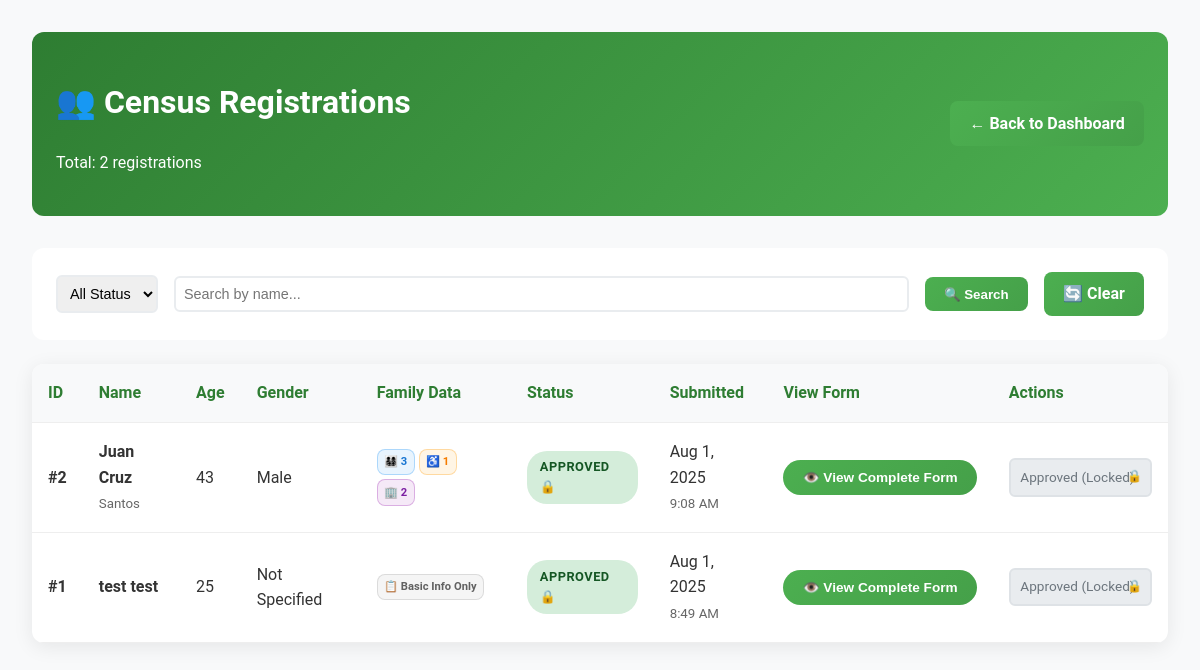
The app's page /admin/view-resident-registrations.php (signed in), older data.
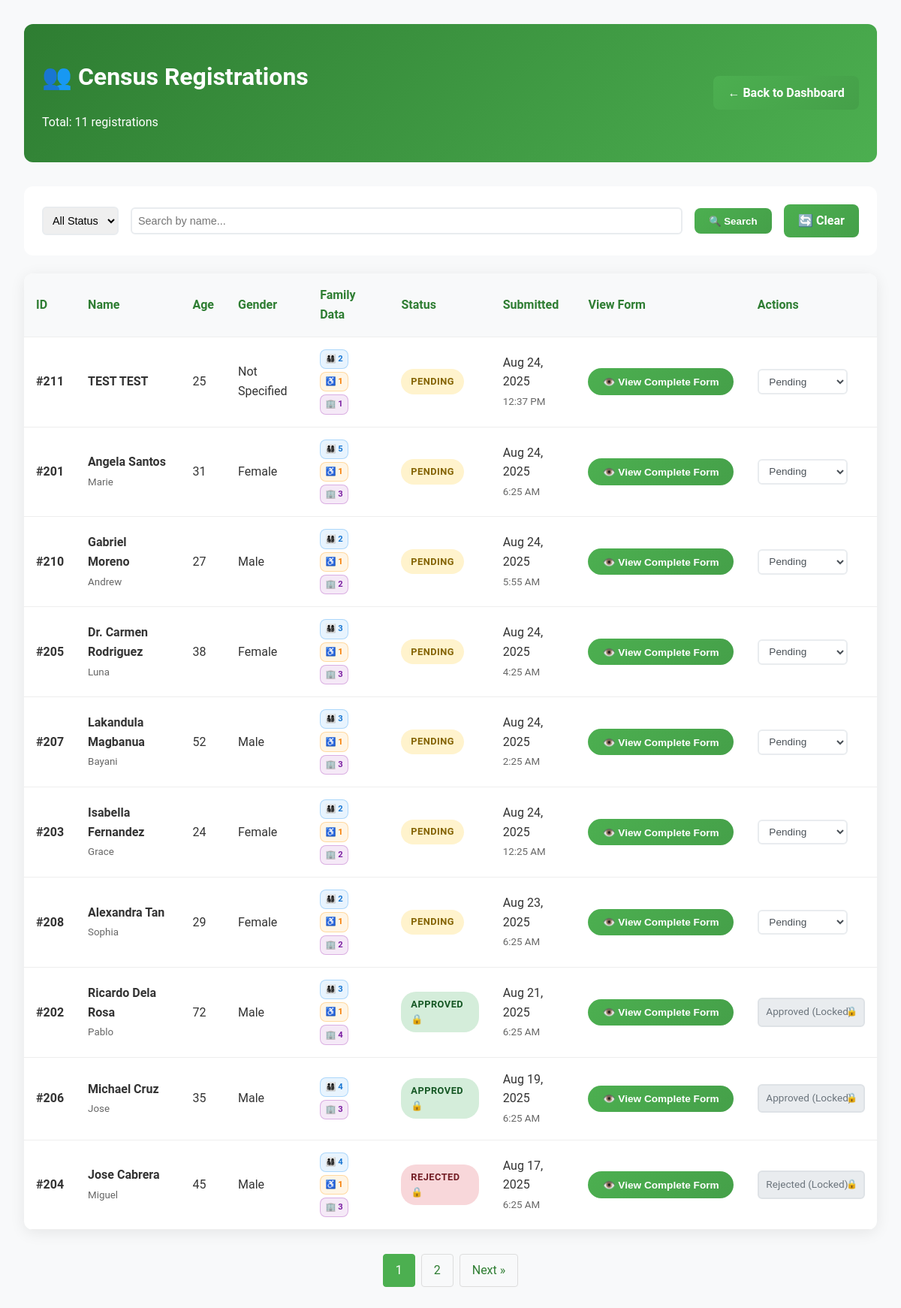
The same page, newer data.
### tables this page shows
CREATE TABLE `resident_registrations` (
  `id` int(11) NOT NULL,
  `first_name` varchar(100) NOT NULL,
  `middle_name` varchar(100) DEFAULT NULL,
  `last_name` varchar(100) NOT NULL,
  `birth_date` date NOT NULL,
  `age` int(11) NOT NULL,
  `civil_status` varchar(50) NOT NULL,
  `gender` varchar(20) NOT NULL,
  `contact_number` varchar(20) DEFAULT NULL,
  `house_number` varchar(20) DEFAULT NULL,
  `pangkabuhayan` varchar(100) DEFAULT NULL,
  `submitted_at` timestamp NOT NULL DEFAULT current_timestamp(),
  `status` enum('pending','approved','rejected') DEFAULT 'pending',
  `land_ownership` varchar(100) DEFAULT NULL,
  `land_ownership_other` varchar(255) DEFAULT NULL,
  `house_ownership` varchar(100) DEFAULT NULL,
  `house_ownership_other` varchar(255) DEFAULT NULL,
  `farmland` varchar(100) DEFAULT NULL,
  `cooking_energy` varchar(100) DEFAULT NULL,
  `cooking_energy_other` varchar(255) DEFAULT NULL,
  `toilet_type` varchar(100) DEFAULT NULL,
  `toilet_type_other` varchar(255) DEFAULT NULL,
  `electricity_source` varchar(100) DEFAULT NULL,
  `electricity_source_other` varchar(255) DEFAULT NULL,
  `water_source` varchar(100) DEFAULT NULL,
  `water_source_other` varchar(255) DEFAULT NULL,
  `waste_disposal` varchar(100) DEFAULT NULL,
  `waste_disposal_other` varchar(255) DEFAULT NULL,
  `appliances` text DEFAULT NULL,
  `transportation` text DEFAULT NULL,
  `transportation_other` varchar(255) DEFAULT NULL,
  `business` text DEFAULT NULL,
  `business_other` varchar(255) DEFAULT NULL,
  `contraceptive` text DEFAULT NULL,
  `interviewer` varchar(255) DEFAULT NULL,
  `interviewer_title` varchar(255) DEFAULT NULL
);

### admin/view-resident-registrations.php (the view, shortened to what this page needs)
<?php
include '../includes/db_connect.php';
$status_filter = $_GET['status'] ?? '';
$search = $_GET['search'] ?? '';
$page = max(1, (int)($_GET['page'] ?? 1));
$per_page = 10;
$offset = ($page - 1) * $per_page;
$where_conditions = [];
$params = [];
$where_clause = $where_conditions ? "WHERE " . implode(" AND ", $where_conditions) : "";
$count_sql = "SELECT COUNT(*) FROM resident_registrations $where_clause";
$count_stmt = $pdo->prepare($count_sql);
$count_stmt->execute($params);
$total_records = $count_stmt->fetchColumn();
$total_pages = ceil($total_records / $per_page);
$sql = "SELECT rr.*,
        (SELECT COUNT(*) FROM family_members fm WHERE fm.registration_id = rr.id) as family_count,
        (SELECT COUNT(*) FROM family_disabilities fd WHERE fd.registration_id = rr.id) as disability_count,
        (SELECT COUNT(*) FROM family_organizations fo WHERE fo.registration_id = rr.id) as organization_count
        FROM resident_registrations rr $where_clause ORDER BY submitted_at DESC LIMIT $per_page OFFSET $offset";
$stmt = $pdo->prepare($sql);
$stmt->execute($params);
$registrations = $stmt->fetchAll();
?>
<!DOCTYPE html>
<html lang="en">
<head>
    <link rel="stylesheet" href="../css/styles.css">
</head>
<body>
    <div class="admin-container">
        <div class="admin-header">
            <div>
                <h1>👥 Census Registrations</h1>
                <p>Total: <?php echo $total_records; ?> registrations</p>
            </div>
            <a href="dashboard.php" class="admin-btn">← Back to Dashboard</a>
        </div>
        <div class="admin-controls">
            <form method="GET" class="search-form">
                <select name="status" onchange="this.form.submit()">
                    <option value="">All Status</option>
                </select>
                <input type="text" name="search" value="<?php echo htmlspecialchars($search); ?>" placeholder="Search by name...">
                <button type="submit" class="admin-btn">🔍 Search</button>
                <a href="view-resident-registrations.php" class="admin-btn">🔄 Clear</a>
            </form>
        </div>
        <div class="admin-table">
            <table>
                <thead>
                    <tr>
                        <th>ID</th>
                        <th>Name</th>
                        <th>Age</th>
                        <th>Gender</th>
                        <th>Family Data</th>
                        <th>Status</th>
                        <th>Submitted</th>
                        <th>View Form</th>
                        <th>Actions</th>
                    </tr>
                </thead>
                <tbody>
                    <?php foreach ($registrations as $reg): ?>
                    <tr>
                        <td><strong>#<?php echo $reg['id']; ?></strong></td>
                        <td>
                            <strong><?php echo htmlspecialchars($reg['first_name'] . ' ' . $reg['last_name']); ?></strong>
                            <?php if ($reg['middle_name']): ?>
                                <br><small style="color: #666;"><?php echo htmlspecialchars($reg['middle_name']); ?></small>
                            <?php endif; ?>
                        </td>
                        <td><?php echo $reg['age']; ?></td>
                        <td><?php echo htmlspecialchars($reg['gender']); ?></td>
                        <td>
                            <div class="family-data-summary">
                                <?php if ($reg['family_count'] > 0): ?>
                                    <span class="data-badge family-badge" title="<?php echo $reg['family_count']; ?> family member(s)">👨‍👩‍👧‍👦 <?php echo $reg['family_count']; ?></span>
                                <?php endif; ?>
                                <?php if ($reg['disability_count'] > 0): ?>
                                    <span class="data-badge disability-badge" title="<?php echo $reg['disability_count']; ?> disability record(s)">♿ <?php echo $reg['disability_count']; ?></span>
                                <?php endif; ?>
                                <?php if ($reg['organization_count'] > 0): ?>
                                    <span class="data-badge organization-badge" title="<?php echo $reg['organization_count']; ?> organization membership(s)">🏢 <?php echo $reg['organization_count']; ?></span>
                                <?php endif; ?>
                                <?php if ($reg['family_count'] == 0 && $reg['disability_count'] == 0 && $reg['organization_count'] == 0): ?>
                                    <span class="data-badge basic-badge">📋 Basic Info Only</span>
                                <?php endif; ?>
                            </div>
                        </td>
                        <td>
                            <span class="status-badge status-<?php echo $reg['status']; ?>">
                                <?php echo ucfirst($reg['status']); ?>
                                <?php if ($reg['status'] !== 'pending'): ?>
                                    🔒
                                <?php endif; ?>
                            </span>
                        </td>
                        <td>
                            <div><?php echo date('M j, Y', strtotime($reg['submitted_at'])); ?></div>
                            <small style="color: #666;"><?php echo date('g:i A', strtotime($reg['submitted_at'])); ?></small>
                        </td>
                        <td>
                            <button onclick="viewRegistrationDetails(<?php echo $reg['id']; ?>)" class="view-form-btn"
                                    title="View complete registration form including personal info, family members, disabilities, and organizations">
                                👁️ View Complete Form
                            </button>
                        </td>
                        <td>
                            <?php if ($reg['status'] === 'pending'): ?>
                            <form method="POST" style="margin: 0;">
                                <select name="status" class="action-select" onchange="this.form.submit()">
                                    <option value="pending" selected>Pending</option>
                                </select>
                            </form>
                            <?php else: ?>
                            <div class="action-select status-locked">
                                <?php echo ucfirst($reg['status']); ?> (Locked)
                            </div>
                            <?php endif; ?>
                        </td>
                    </tr>
                    <?php endforeach; ?>
                </tbody>
            </table>
        </div>
        <?php if ($total_pages > 1): ?>
        <div class="pagination">
            <?php for ($i = max(1, $page-2); $i <= min($total_pages, $page+2); $i++): ?>
                <?php if ($i == $page): ?>
                    <span class="current"><?php echo $i; ?></span>
                <?php else: ?>
                    <a href="?page=<?php echo $i; ?>&status=<?php echo $status_filter; ?>&search=<?php echo urlencode($search); ?>"><?php echo $i; ?></a>
                <?php endif; ?>
            <?php endfor; ?>
            <?php if ($page < $total_pages): ?>
                <a href="?page=<?php echo $page+1; ?>&status=<?php echo $status_filter; ?>&search=<?php echo urlencode($search); ?>">Next »</a>
            <?php endif; ?>
        </div>
        <?php endif; ?>
    </div>
</body>
</html>

### css/styles.css (style rules this page uses)
body { font-family: 'Roboto', sans-serif; margin: 0; padding: 0; background-color: #f4f7f9; color: #333; line-height: 1.6; }

### admin/view-resident-registrations.php (style rules this page uses)
.admin-container { max-width: 1400px; margin: 0 auto; padding: 2rem; background: #f8f9fa; min-height: 100vh; }
.admin-header { background: linear-gradient(135deg, #2e7d32 0%, #4caf50 100%); color: white; padding: 1.5rem; border-radius: 12px; margin-bottom: 2rem; display: flex; justify-content: space-between; align-items: center; }
.admin-controls { background: white; padding: 1.5rem; border-radius: 12px; margin-bottom: 1.5rem; display: flex; gap: 1rem; align-items: center; flex-wrap: wrap; }
.admin-table { background: white; border-radius: 12px; overflow: hidden; box-shadow: 0 4px 20px rgba(0, 0, 0, 0.08); }
.admin-table table { width: 100%; border-collapse: collapse; }
.admin-table th, .admin-table td { padding: 1rem; text-align: left; border-bottom: 1px solid #eee; }
.admin-table th { background: #f8f9fa; font-weight: 600; color: #2e7d32; }
.admin-table tbody tr { transition: all 0.3s ease; }
.view-form-btn { background: linear-gradient(135deg, #4CAF50, #45a049); color: white; border: none; padding: 0.6rem 1.2rem; border-radius: 20px; cursor: pointer; font-size: 0.85rem; font-weight: 600; transition: all 0.3s ease; display: inline-flex; align-items: center; gap: 0.5rem; text-decoration: none; white-space: nowrap; }
.status-badge { padding: 0.4rem 0.8rem; border-radius: 20px; font-size: 0.8rem; font-weight: 600; text-transform: uppercase; letter-spacing: 0.5px; display: inline-block; }
.status-pending { background: #fff3cd; color: #856404; }
.status-approved { background: #d4edda; color: #155724; }
.status-rejected { background: #f8d7da; color: #721c24; }
.action-select { padding: 0.4rem 0.6rem; border: 2px solid #e9ecef; border-radius: 6px; font-size: 0.85rem; background: white; color: #495057; cursor: pointer; transition: all 0.3s ease; min-width: 120px; }
.status-locked { background: #e9ecef; color: #6c757d; border: 2px solid #dee2e6; position: relative; }
.status-locked::after { content: '🔒'; position: absolute; right: 8px; top: 50%; transform: translateY(-50%); font-size: 12px; }
.pagination { display: flex; justify-content: center; gap: 0.5rem; margin-top: 2rem; }
.pagination a, .pagination span { padding: 0.5rem 1rem; border: 1px solid #ddd; border-radius: 4px; text-decoration: none; color: #2e7d32; }
.pagination .current { background: #4caf50; color: white; border-color: #4caf50; }
.admin-btn { display: inline-block; padding: 0.6rem 1.2rem; background: linear-gradient(135deg, #4CAF50, #45a049); color: white; text-decoration: none; border-radius: 8px; font-weight: 600; border: none; cursor: pointer; transition: all 0.3s ease; }
.search-form { display: flex; gap: 1rem; align-items: center; flex-wrap: wrap; width: 100%; }
.search-form select, .search-form input { padding: 0.5rem; border: 2px solid #e9ecef; border-radius: 6px; font-size: 0.9rem; }
.search-form input[type="text"] { flex: 1; min-width: 250px; }
.family-data-summary { display: flex; flex-wrap: wrap; gap: 0.25rem; align-items: center; }
.data-badge { display: inline-flex; align-items: center; gap: 0.25rem; padding: 0.2rem 0.4rem; border-radius: 8px; font-size: 0.7rem; font-weight: 600; white-space: nowrap; cursor: help; }
.family-badge { background: rgba(33, 150, 243, 0.1); color: #1976d2; border: 1px solid rgba(33, 150, 243, 0.3); }
.disability-badge { background: rgba(255, 152, 0, 0.1); color: #f57c00; border: 1px solid rgba(255, 152, 0, 0.3); }
.organization-badge { background: rgba(156, 39, 176, 0.1); color: #7b1fa2; border: 1px solid rgba(156, 39, 176, 0.3); }
.basic-badge { background: rgba(158, 158, 158, 0.1); color: #616161; border: 1px solid rgba(158, 158, 158, 0.3); }

Row changes from the older to the newer data that the page shows:
removed resident_registrations: id "2", first_name+last_name "Juan Cruz", middle_name "Santos", age "43", gender "Male", family_count "3", disability_count "1", organization_count "2", status "APPROVED", submitted_at "Aug 1, 2025", submitted_at "9:08 AM", status "Approved"
removed resident_registrations: id "1", first_name+last_name "test test", age "25", gender "Not Specified", shows "📋 Basic Info Only", status "APPROVED", submitted_at "Aug 1, 2025", submitted_at "8:49 AM", status "Approved"
added resident_registrations: id "211", first_name+last_name "TEST TEST", age "25", gender "Not Specified", family_count "2", disability_count "1", organization_count "1", status "PENDING", submitted_at "Aug 24, 2025", submitted_at "12:37 PM"
added resident_registrations: id "201", first_name+last_name "Angela Santos", middle_name "Marie", age "31", gender "Female", family_count "5", disability_count "1", organization_count "3", status "PENDING", submitted_at "Aug 24, 2025", submitted_at "6:25 AM"
added resident_registrations: id "210", first_name+last_name "Gabriel Moreno", middle_name "Andrew", age "27", gender "Male", family_count "2", disability_count "1", organization_count "2", status "PENDING", submitted_at "Aug 24, 2025", submitted_at "5:55 AM"
added resident_registrations: id "205", first_name+last_name "Dr. Carmen Rodriguez", middle_name "Luna", age "38", gender "Female", family_count "3", disability_count "1", organization_count "3", status "PENDING", submitted_at "Aug 24, 2025", submitted_at "4:25 AM"
added resident_registrations: id "207", first_name+last_name "Lakandula Magbanua", middle_name "Bayani", age "52", gender "Male", family_count "3", disability_count "1", organization_count "3", status "PENDING", submitted_at "Aug 24, 2025", submitted_at "2:25 AM"
added resident_registrations: id "203", first_name+last_name "Isabella Fernandez", middle_name "Grace", age "24", gender "Female", family_count "2", disability_count "1", organization_count "2", status "PENDING", submitted_at "Aug 24, 2025", submitted_at "12:25 AM"
added resident_registrations: id "208", first_name+last_name "Alexandra Tan", middle_name "Sophia", age "29", gender "Female", family_count "2", disability_count "1", organization_count "2", status "PENDING", submitted_at "Aug 23, 2025", submitted_at "6:25 AM"
added resident_registrations: id "202", first_name+last_name "Ricardo Dela Rosa", middle_name "Pablo", age "72", gender "Male", family_count "3", disability_count "1", organization_count "4", status "APPROVED", submitted_at "Aug 21, 2025", submitted_at "6:25 AM", status "Approved"
added resident_registrations: id "206", first_name+last_name "Michael Cruz", middle_name "Jose", age "35", gender "Male", family_count "4", organization_count "3", status "APPROVED", submitted_at "Aug 19, 2025", submitted_at "6:25 AM", status "Approved"
added resident_registrations: id "204", first_name+last_name "Jose Cabrera", middle_name "Miguel", age "45", gender "Male", family_count "4", disability_count "1", organization_count "3", status "REJECTED", submitted_at "Aug 17, 2025", submitted_at "6:25 AM", status "Rejected"
Text that changed along with them:
$total_records: "2" → "11"
new list line: "1"
new list line: "2"
text now shown: "Next »"
